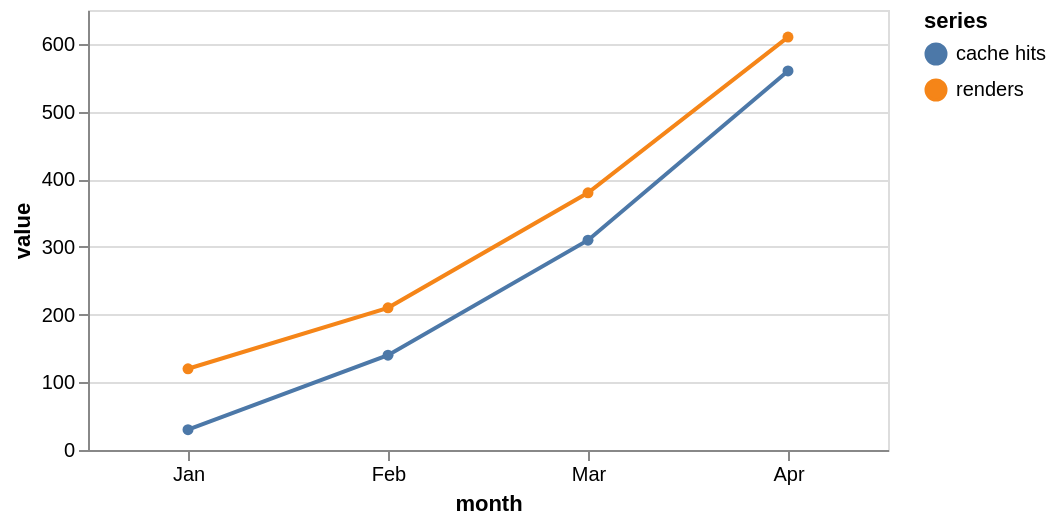

This figure's Vega-Lite source:
### Vega-Lite specification from a JSON file in a GitHub repository (floating-point values rounded to 4 significant figures)
{"$schema": "https://vega.github.io/schema/vega-lite/v5.json", "description": "Multi-series line chart", "width": 400, "height": 220, "data": {"values": [{"month": "Jan", "series": "renders", "value": 120}, {"month": "Feb", "series": "renders", "value": 210}, {"month": "Mar", "series": "renders", "value": 380}, {"month": "Apr", "series": "renders", "value": 610}, {"month": "Jan", "series": "cache hits", "value": 30}, {"month": "Feb", "series": "cache hits", "value": 140}, {"month": "Mar", "series": "cache hits", "value": 310}, {"month": "Apr", "series": "cache hits", "value": 560}]}, "mark": {"type": "line", "point": true}, "encoding": {"x": {"field": "month", "type": "ordinal", "sort": ["Jan", "Feb", "Mar", "Apr"], "axis": {"labelAngle": 0}}, "y": {"field": "value", "type": "quantitative"}, "color": {"field": "series", "type": "nominal"}}}
